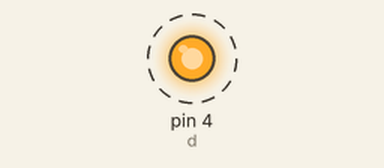
A sketch run on a simulated Arduino Uno, built with avr-gcc and run on an emulated ATmega328P. Parts: output pins drawn as LEDs (lit = HIGH). Dashed ring = blinking.

Above: at 0.3 s.
Timing chart, 0 to 3.2 s (numbered marks = the images above):
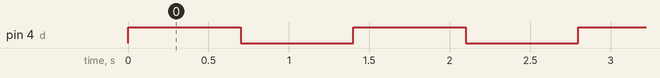

The sketch:

sketch_jun15a.ino
```cpp
int d = 4;
void setup() {
  // put your setup code here, to run once:

  pinMode(d, OUTPUT);
}

void loop() {
  // put your main code here, to run repeatedly:
  digitalWrite(d, HIGH);
  delay(700);
  digitalWrite(d, LOW);
  delay(700);
}
```

Measured:
- by itself, pin 4 (d): alternates HIGH for 0.70 s and LOW for 0.70 s
